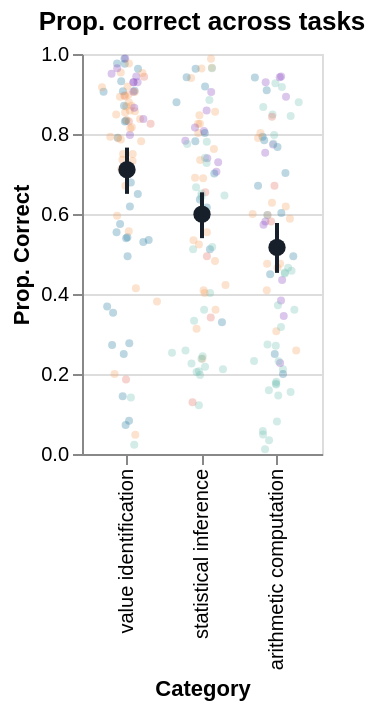

This figure's notebook cell:
### Code cell
task_order = task_ci_df.sort_values(by="mean", ascending=False)['category'].to_list()
test_order = list(assessment_color_map.keys())
test_domain_colors = list(assessment_color_map.values())
task_color_order = ["#17202a" for _ in range(len(task_order))]

def create_task_performance_chart(ci_df, item_level_data, domain_order, domain_color=[]):
    """ Generate chart for point estimate and confidence intervals overlayed with item level scatteplots
    """
    # Create dot+error bar plot
    chart = alt.Chart(ci_df).mark_point(filled=True, size=75).encode(
        x=alt.X('category:N', title='Category', scale=alt.Scale(domain=domain_order)),
        y=alt.Y('mean:Q', title='Prop. Correct'),
        color=alt.Color('category:N', scale=alt.Scale(domain=domain_order, range=domain_color), legend=None),
        opacity=alt.value(1)
    ) + alt.Chart(ci_df).mark_rule(strokeWidth=2).encode(
        x=alt.X('category:N'),
        y=alt.Y('ci_lower:Q'),
        y2='ci_upper:Q',
        color=alt.Color('category:N', scale=alt.Scale(domain=domain_order, range=domain_color), legend=None),
        opacity=alt.value(1)
    )

    scatter_plot = alt.Chart(item_level_data).mark_point(filled=True).encode(
        x=alt.X('category:N', title='Category'),
        y=alt.Y("is_correct:Q",),
        xOffset="jitter:Q",
        color=alt.Color('test_type:N', scale=alt.Scale(domain=test_order, range=test_domain_colors), legend=None),
        size=alt.value(16),
        opacity=alt.value(0.3)
    )
    return (scatter_plot + chart).resolve_scale(color='independent')

task_item_level_data['jitter'] = task_item_level_data.apply(
    lambda i : box_muller(),
    axis=1
)
task_performance = create_task_performance_chart(
    task_ci_df, task_item_level_data, task_order, task_color_order).properties(
    width=40*3, height=200, title=f"Prop. correct across tasks",
)
task_performance.save("./figures/task_type_performance.pdf")
task_performance

### Figure 1 — Vega-Lite specification as saved in the notebook (floating-point values rounded to 4 significant figures; data arrays with more than 128 entries replaced by an {"elided": "..."} marker saying what was removed)
{"config": {"view": {"continuousWidth": 300, "continuousHeight": 300}}, "layer": [{"data": {"name": "data-52480cccb654a2b00700c63058657d4c"}, "mark": {"type": "point", "filled": true}, "encoding": {"color": {"field": "test_type", "legend": null, "scale": {"domain": ["wainer", "ggr-mc", "brbf", "vlat", "calvi"], "range": ["#8947BF", "#e26d5c", "#f4a261", "#247ba0", "#70c1b3"]}, "type": "nominal"}, "opacity": {"value": 0.3}, "size": {"value": 16}, "x": {"field": "category", "title": "Category", "type": "nominal"}, "xOffset": {"field": "jitter", "type": "quantitative"}, "y": {"field": "is_correct", "type": "quantitative"}}}, {"layer": [{"mark": {"type": "point", "filled": true, "size": 75}, "encoding": {"color": {"field": "category", "legend": null, "scale": {"domain": ["value identification", "statistical inference", "arithmetic computation"], "range": ["#17202a", "#17202a", "#17202a"]}, "type": "nominal"}, "opacity": {"value": 1}, "x": {"field": "category", "scale": {"domain": ["value identification", "statistical inference", "arithmetic computation"]}, "title": "Category", "type": "nominal"}, "y": {"field": "mean", "title": "Prop. Correct", "type": "quantitative"}}}, {"mark": {"type": "rule", "strokeWidth": 2}, "encoding": {"color": {"field": "category", "legend": null, "scale": {"domain": ["value identification", "statistical inference", "arithmetic computation"], "range": ["#17202a", "#17202a", "#17202a"]}, "type": "nominal"}, "opacity": {"value": 1}, "x": {"field": "category", "type": "nominal"}, "y": {"field": "ci_lower", "type": "quantitative"}, "y2": {"field": "ci_upper"}}}], "data": {"name": "data-cb8e7bff0ad53c3f3967f12def9ad44b"}}], "height": 200, "resolve": {"scale": {"color": "independent"}}, "title": "Prop. correct across tasks", "width": 120, "$schema": "https://vega.github.io/schema/vega-lite/v5.20.1.json", "datasets": {"data-52480cccb654a2b00700c63058657d4c": {"elided": "230 records"}, "data-cb8e7bff0ad53c3f3967f12def9ad44b": [{"category": "value identification", "mean": 0.7109, "ci_upper": 0.766, "ci_lower": 0.6503}, {"category": "arithmetic computation", "mean": 0.5164, "ci_upper": 0.5776, "ci_lower": 0.4528}, {"category": "statistical inference", "mean": 0.5995, "ci_upper": 0.6541, "ci_lower": 0.5396}]}}
